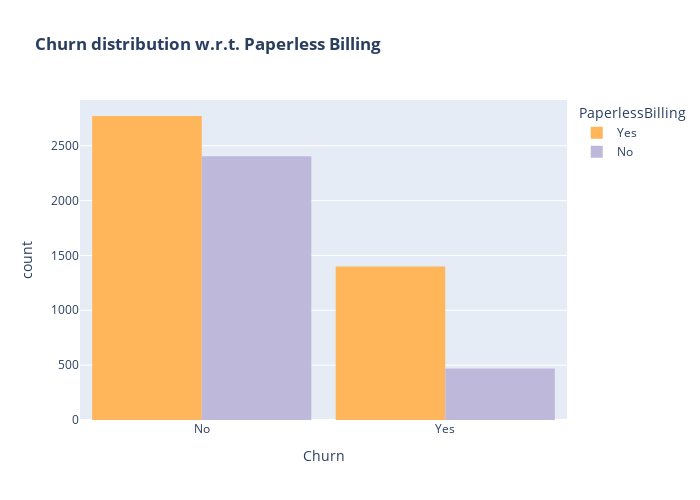

Notebook source saved alongside this figure:
### Code cell
#@title Exercise 🏋
# Plot churning wrt Paperless billing

### Figure 1 — Plotly figure (JSON) as saved in the notebook; plotly's stock layout.template omitted (floating-point values rounded to 4 significant figures; data arrays with more than 128 entries replaced by an {"elided": "..."} marker saying what was removed)
{"data": [{"alignmentgroup": "True", "bingroup": "x", "hovertemplate": "PaperlessBilling=Yes<br>Churn=%{x}<br>count=%{y}<extra></extra>", "legendgroup": "Yes", "marker": {"color": "#ffb55a", "pattern": {"shape": ""}}, "name": "Yes", "offsetgroup": "Yes", "orientation": "v", "showlegend": true, "type": "histogram", "x": {"elided": "4171 str values"}, "xaxis": "x", "yaxis": "y"}, {"alignmentgroup": "True", "bingroup": "x", "hovertemplate": "PaperlessBilling=No<br>Churn=%{x}<br>count=%{y}<extra></extra>", "legendgroup": "No", "marker": {"color": "#beb9db", "pattern": {"shape": ""}}, "name": "No", "offsetgroup": "No", "orientation": "v", "showlegend": true, "type": "histogram", "x": {"elided": "2872 str values"}, "xaxis": "x", "yaxis": "y"}], "layout": {"bargap": 0.1, "barmode": "group", "height": 500, "legend": {"title": {"text": "PaperlessBilling"}, "tracegroupgap": 0}, "title": {"text": "<b>Churn distribution w.r.t. Paperless Billing</b>"}, "width": 700, "xaxis": {"anchor": "y", "domain": [0, 1], "title": {"text": "Churn"}}, "yaxis": {"anchor": "x", "domain": [0, 1], "title": {"text": "count"}}}}
